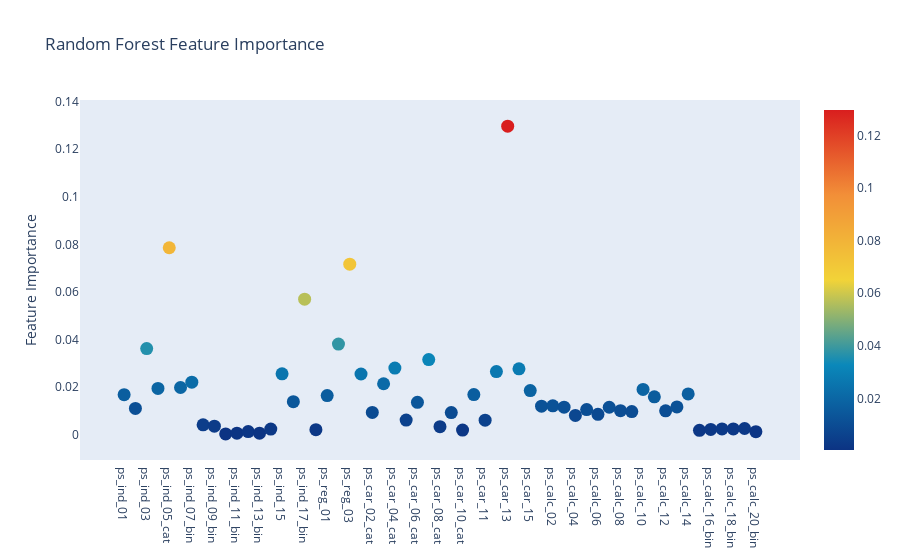

The cell this chart's notebook holds for it:
### Markdown cell above
<h2>Plot.ly Scatter Plot of feature importances</h2>

Having trained the Random Forest, we can obtain the list of feature importances by invoking the attribute "featureimportances" and plot our next Plotly plot, the Scatter plot.

Here we invoke the command Scatter and as per the previous Plotly plots, we have to define our y and x-axes. However the one thing that we pay attention to in scatter plots is the marker attribute. It is the marker attribute where we define and hence control the size, color and scale of the scatter points embedded.

### Code cell
# Scatter plot
trace = go.Scatter(
    y = rf.feature_importances_,
    x = features,
    mode = 'markers',
    marker = dict(
        sizemode=  'diameter',
        sizeref = 1,
        size = 13,
        #size= rf.feature_importances_,
        #color = np.random.randn(500), #set color equal to a variable
        color = rf.feature_importances_,
        colorscale = 'Portland',
        showscale = True
    ),
    text = features

)
data = [trace]

layout = go.Layout(
    autosize = True,
    title = "Random Forest Feature Importance",
    hovermode = 'closest',
    xaxis = dict(
        ticklen = 5,
        showgrid = False,
        zeroline = False,
        showline = False
    ),
    yaxis = dict(
    title = 'Feature Importance',
    showgrid = False,
    zeroline = False,
    ticklen = 5,
    gridwidth = 2),
    showlegend = False
)

fig =go.Figure(data = data, layout = layout)
py.iplot(fig, filename = 'scatter2010')

### Figure 1 — Plotly figure (JSON) as saved in the notebook; plotly's stock layout.template omitted (floating-point values rounded to 4 significant figures)
{"data": [{"marker": {"color": [0.01686, 0.01105, 0.03622, 0.01947, 0.07861, 0.01987, 0.02209, 0.004199, 0.003608, 0.0003743, 0.0006586, 0.001347, 0.0006631, 0.002396, 0.0256, 0.01392, 0.05697, 0.002158, 0.01648, 0.03813, 0.0717, 0.02554, 0.009404, 0.02144, 0.02801, 0.006161, 0.01364, 0.03162, 0.003394, 0.009318, 0.00199, 0.0169, 0.006131, 0.02658, 0.1297, 0.02773, 0.01855, 0.01201, 0.01216, 0.01158, 0.008129, 0.01059, 0.008598, 0.01156, 0.01014, 0.00976, 0.01907, 0.01595, 0.01008, 0.01171, 0.01718, 0.00187, 0.002257, 0.00247, 0.002456, 0.00263, 0.001287], "colorscale": [[0, "rgb(12,51,131)"], [0.25, "rgb(10,136,186)"], [0.5, "rgb(242,211,56)"], [0.75, "rgb(242,143,56)"], [1, "rgb(217,30,30)"]], "showscale": true, "size": 13, "sizemode": "diameter", "sizeref": 1}, "mode": "markers", "text": ["ps_ind_01", "ps_ind_02_cat", "ps_ind_03", "ps_ind_04_cat", "ps_ind_05_cat", "ps_ind_06_bin", "ps_ind_07_bin", "ps_ind_08_bin", "ps_ind_09_bin", "ps_ind_10_bin", "ps_ind_11_bin", "ps_ind_12_bin", "ps_ind_13_bin", "ps_ind_14", "ps_ind_15", "ps_ind_16_bin", "ps_ind_17_bin", "ps_ind_18_bin", "ps_reg_01", "ps_reg_02", "ps_reg_03", "ps_car_01_cat", "ps_car_02_cat", "ps_car_03_cat", "ps_car_04_cat", "ps_car_05_cat", "ps_car_06_cat", "ps_car_07_cat", "ps_car_08_cat", "ps_car_09_cat", "ps_car_10_cat", "ps_car_11_cat", "ps_car_11", "ps_car_12", "ps_car_13", "ps_car_14", "ps_car_15", "ps_calc_01", "ps_calc_02", "ps_calc_03", "ps_calc_04", "ps_calc_05", "ps_calc_06", "ps_calc_07", "ps_calc_08", "ps_calc_09", "ps_calc_10", "ps_calc_11", "ps_calc_12", "ps_calc_13", "ps_calc_14", "ps_calc_15_bin", "ps_calc_16_bin", "ps_calc_17_bin", "ps_calc_18_bin", "ps_calc_19_bin", "ps_calc_20_bin"], "type": "scatter", "x": ["ps_ind_01", "ps_ind_02_cat", "ps_ind_03", "ps_ind_04_cat", "ps_ind_05_cat", "ps_ind_06_bin", "ps_ind_07_bin", "ps_ind_08_bin", "ps_ind_09_bin", "ps_ind_10_bin", "ps_ind_11_bin", "ps_ind_12_bin", "ps_ind_13_bin", "ps_ind_14", "ps_ind_15", "ps_ind_16_bin", "ps_ind_17_bin", "ps_ind_18_bin", "ps_reg_01", "ps_reg_02", "ps_reg_03", "ps_car_01_cat", "ps_car_02_cat", "ps_car_03_cat", "ps_car_04_cat", "ps_car_05_cat", "ps_car_06_cat", "ps_car_07_cat", "ps_car_08_cat", "ps_car_09_cat", "ps_car_10_cat", "ps_car_11_cat", "ps_car_11", "ps_car_12", "ps_car_13", "ps_car_14", "ps_car_15", "ps_calc_01", "ps_calc_02", "ps_calc_03", "ps_calc_04", "ps_calc_05", "ps_calc_06", "ps_calc_07", "ps_calc_08", "ps_calc_09", "ps_calc_10", "ps_calc_11", "ps_calc_12", "ps_calc_13", "ps_calc_14", "ps_calc_15_bin", "ps_calc_16_bin", "ps_calc_17_bin", "ps_calc_18_bin", "ps_calc_19_bin", "ps_calc_20_bin"], "y": [0.01686, 0.01105, 0.03622, 0.01947, 0.07861, 0.01987, 0.02209, 0.004199, 0.003608, 0.0003743, 0.0006586, 0.001347, 0.0006631, 0.002396, 0.0256, 0.01392, 0.05697, 0.002158, 0.01648, 0.03813, 0.0717, 0.02554, 0.009404, 0.02144, 0.02801, 0.006161, 0.01364, 0.03162, 0.003394, 0.009318, 0.00199, 0.0169, 0.006131, 0.02658, 0.1297, 0.02773, 0.01855, 0.01201, 0.01216, 0.01158, 0.008129, 0.01059, 0.008598, 0.01156, 0.01014, 0.00976, 0.01907, 0.01595, 0.01008, 0.01171, 0.01718, 0.00187, 0.002257, 0.00247, 0.002456, 0.00263, 0.001287]}], "layout": {"autosize": true, "hovermode": "closest", "showlegend": false, "title": {"text": "Random Forest Feature Importance"}, "xaxis": {"showgrid": false, "showline": false, "ticklen": 5, "zeroline": false}, "yaxis": {"gridwidth": 2, "showgrid": false, "ticklen": 5, "title": {"text": "Feature Importance"}, "zeroline": false}}}
